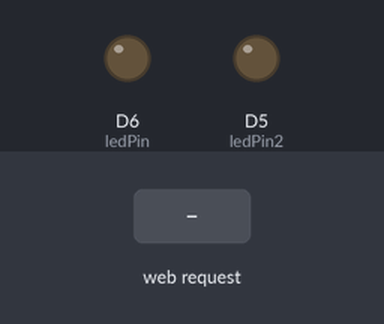
Bench run of a sketch on a simulated ESP8266 (NodeMCU). On the bench: output pins drawn as LEDs (lit = HIGH). The inputs (shaded band) are chosen by the test bench. WiFi joins after 1.5 s; servers stay silent unless stated; what the sketch prints to the serial monitor is not drawn.

Above: at 2.7 s.
2.8 s: HTTP request GET /BUTTON1ON received
At 3.6 s:
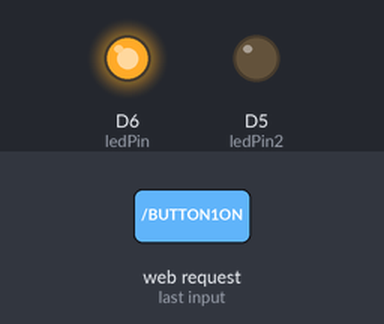
4.3 s: HTTP request GET /BUTTON2ON received
At 4.8 s:
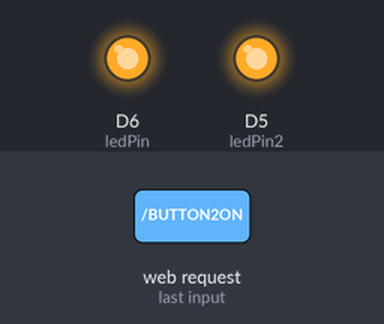
5.8 s: HTTP request GET /BUTTON1OFF received
At 7.1 s:
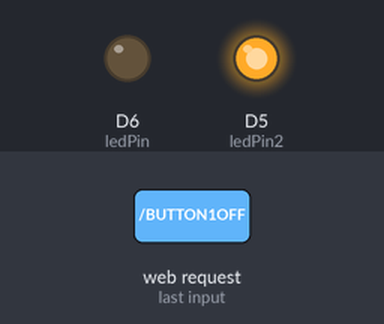
Timing chart, 0 to 8.8 s (numbered marks = the images above; inputs shaded):
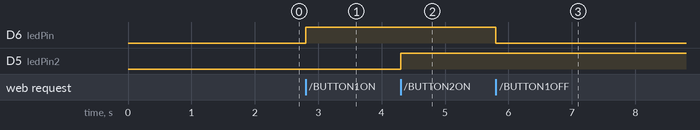

Measured:
- after the input at 2.8 s, D6 (ledPin): LOW → HIGH at once
- after the input at 4.3 s, D5 (ledPin2): LOW → HIGH at once
- after the input at 5.8 s, D6 (ledPin): HIGH → LOW at once

The sketch:

wifi_relay_toggle.ino
```cpp
#include <ESP8266WiFi.h>

const char* ssid = "OPTUS_4E8088";
const char* password = "xylicniffs94001";

int ledPin = D6;
int ledPin2 = D5;

WiFiServer server(80);
IPAddress ip(192, 168, 0, 80); // where xx is the desired IP Address
IPAddress gateway(192, 168, 0, 1); // set gateway to match your network

void setup() {
  Serial.begin(115200);
  delay(10);


  pinMode(ledPin, OUTPUT);
  digitalWrite(ledPin, LOW);
  pinMode(ledPin2, OUTPUT);
  digitalWrite(ledPin2, LOW);

  Serial.print(F("Setting static ip to : "));
  Serial.println(ip);

  // Connect to WiFi network
  Serial.println();
  Serial.println();
  Serial.print("Connecting to ");
  Serial.println(ssid);
  IPAddress subnet(255, 255, 255, 0); // set subnet mask to match your network
  WiFi.config(ip, gateway, subnet);
  WiFi.begin(ssid, password);

  while (WiFi.status() != WL_CONNECTED) {
    delay(500);
    Serial.print(".");
  }
  Serial.println("");
  Serial.println("WiFi connected");

  // Start the server
  server.begin();
  Serial.println("Server started");

  // Print the IP address
  Serial.print("Use this URL : ");
  Serial.print("http://");
  Serial.print(WiFi.localIP());
  Serial.println("/");

}

void loop() {
  // Check if a client has connected
  WiFiClient client = server.available();
  if (!client) {
    return;
  }

  // Wait until the client sends some data
  Serial.println("new client");
  while(!client.available()){
    delay(1);
  }

  // Read the first line of the request
  String request = client.readStringUntil('\r');
  Serial.println(request);
  client.flush();

  // Match the request

   if (request.indexOf("/BUTTON1ON") != -1) {
    digitalWrite(ledPin, HIGH);
   }
   if (request.indexOf("/BUTTON1OFF") != -1) {
    digitalWrite(ledPin, LOW);
   }

    if (request.indexOf("/BUTTON2ON") != -1) {
    digitalWrite(ledPin2, HIGH);
   }
   if (request.indexOf("/BUTTON2OFF") != -1) {
    digitalWrite(ledPin, LOW);
   }

  // Return the response
  client.println("HTTP/1.1 200 OK");
  client.println("Content-Type: text/html");
  client.println("Connection: close");
  //client.println("Refresh: 5");
  client.println(""); //  do not forget this one
  client.println("<!DOCTYPE HTML>");
  client.println("<html>");

  //client.println("<br><br>");
  client.println("Switch 1: ");
  client.println("<a href=\"/BUTTON1ON\">On</a> ");
  client.println("<a href=\"/BUTTON1OFF\">Off</a><br>");
  client.println("Switch 2: ");
  client.println("<a href=\"/BUTTON2ON\">On</a> ");
  client.println("<a href=\"/BUTTON2OFF\">Off</a><br>");
  client.println("</html>");

  delay(1);
  Serial.println("Client disconnected");
  Serial.println("");

}
```
